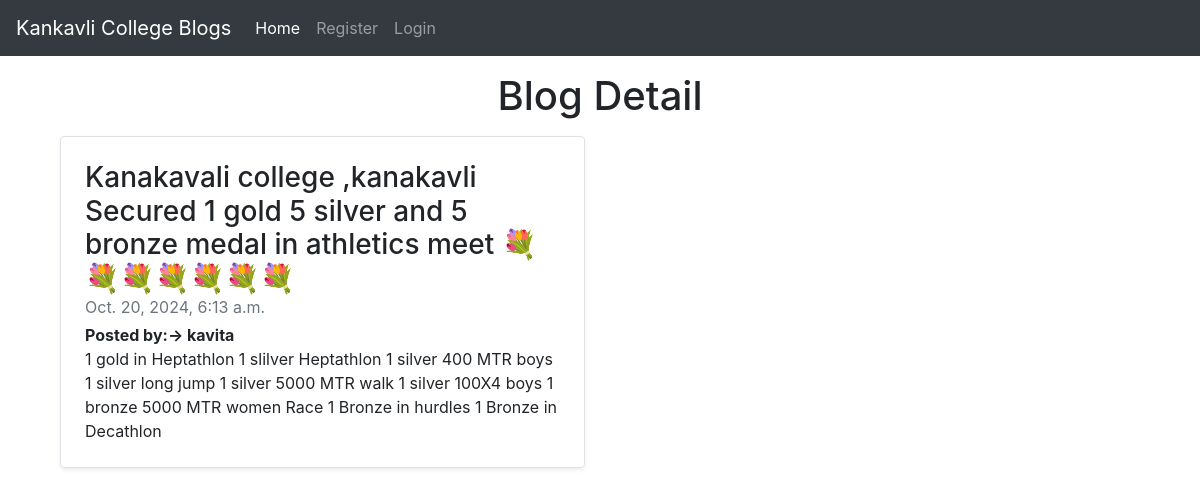
Screenshot of /blog_detail/11 with the database file from the repository.
### myapp1/models.py (models this page shows, shortened)
class Blog(models.Model):
    user_id = models.ForeignKey(User, on_delete=models.CASCADE)
    title = models.CharField(max_length=150)
    dsc = models.TextField()
    Img = models.ImageField(upload_to='images/', blank=True, null=True)
    date = models.DateTimeField(auto_now_add=True, null=True)

### myapp1/views.py (the view)
# urls.py: path('blog_detail/<int:id>',views.blog_detail,name='blog_detail'),
def blog_detail(request, id):
    blog = Blog.objects.get(id=id)
    context = {'blog': blog}
    return render(request, 'blog_detail.html', context)

### templates/blog_detail.html (shortened to what this page needs)
<!doctype html>
<html lang="en">
  <head>
    <link rel="stylesheet" href="https://stackpath.bootstrapcdn.com/bootstrap/4.5.2/css/bootstrap.min.css">
  </head>
  <body>
  <nav class="navbar navbar-expand-lg navbar-dark bg-dark">
  <a class="navbar-brand" href="#">Kankavli College Blogs</a>
  <div class="collapse navbar-collapse" id="navbarSupportedContent">
    <ul class="navbar-nav mr-auto">
      <li class="nav-item active">
        <a class="nav-link" href="/">Home <span class="sr-only">(current)</span></a>
      </li>
      {% if user.is_authenticated %}
      <li class="nav-item">
        <a class="nav-link" href="/">{{request.user}}</a>
      </li>
      <li class="nav-item">
        <a class="nav-link" href="/post_blog">Post Blog</a>
      </li>
      <li class="nav-item">
        <a class="nav-link" href="/logout">Logout</a>
      </li>
      {% if user.id == blog.user_id_id %}
      <li class="nav-item">
        <a class="nav-link btn btn-success " href="/edit/{{blog.id}}">Edit</a>
      </li>
      <li class="nav-item">
        <a class="nav-link btn btn-danger mx-3" href="/delete/{{blog.id}}">Delete</a>
      </li>
      {% endif %}
      {% else %}
      <li class="nav-item">
        <a class="nav-link" href="/register">Register</a>
      </li>
      <li class="nav-item">
        <a class="nav-link" href="/login">Login</a>
      </li>
      {% endif %}
    </ul>
  </div>
</nav>
  <div class="container">
<h1 class='text-center my-3'>Blog Detail</h1>
    <div class="col-md-6 my-3">
      <div class="row no-gutters border rounded overflow-hidden flex-md-row mb-4 shadow-sm h-md-250 position-relative">
        <div class="col p-4 d-flex flex-column position-static">
          <h3 class="mb-0">{{blog.title}}</h3>
          <div class="mb-1 text-muted">{{blog.date}}</div>
          <b>Posted by:-> {{blog.user_id.username}}</b>
          <p class="card-text mb-auto">{{blog.dsc}}</p>
        </div>
      </div>
    </div>
</div>
  </body>
</html>

### rows the page displays
Blog: title "Kanakavali college ,kanakavli Secured 1 gold 5 silver and 5 bronze medal in athletics meet 💐💐💐💐💐💐💐", date "Oct. 20, 2024, 6:13 a.m.", user_id.username "kavita", dsc "1 gold in Heptathlon 1 slilver Heptathlon 1 silver 400 MTR boys 1 silver long jump 1 silver 5000 MTR walk 1 silver 100X4 boys 1 bronze 5000 MTR women Race 1 Bronze in hurdles 1 Bronze in Decathlon"
